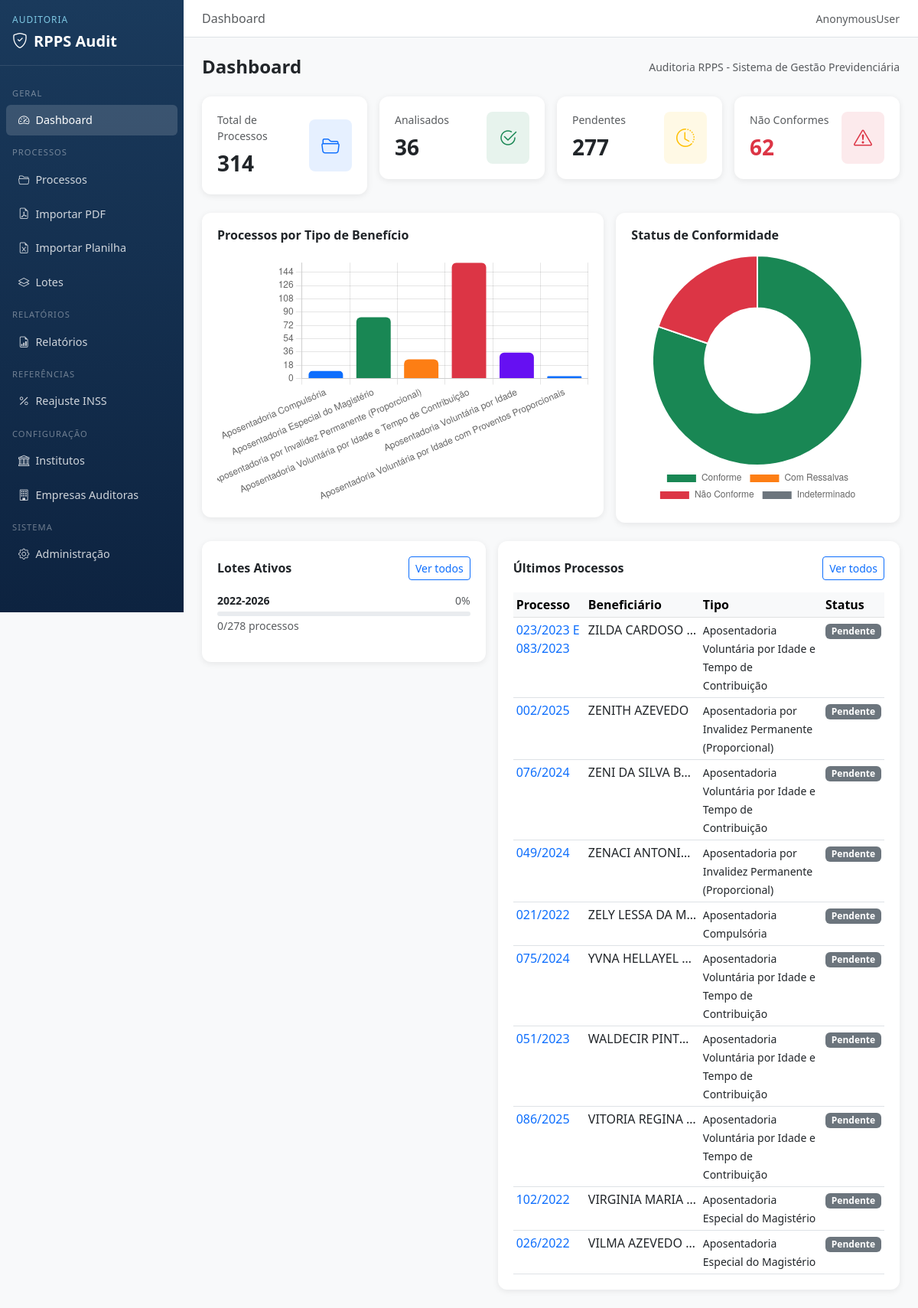
The page / on the database its author committed.
### processos/models.py (models this page shows, shortened)
class Lote(models.Model):
    numero = models.CharField(max_length=50, unique=True, verbose_name='Número do Lote')
    descricao = models.TextField(blank=True, verbose_name='Descrição')
    data_criacao = models.DateTimeField(default=timezone.now, verbose_name='Data de Criação')
    status = models.CharField(max_length=20, choices=StatusLote.choices, default=StatusLote.ABERTO, verbose_name='Status')
    class Meta:
        verbose_name = 'Lote'
        verbose_name_plural = 'Lotes'
        ordering = ['-data_criacao']
    @property
    def total_processos(self):
        return self.processo_set.count()
    @property
    def processos_concluidos(self):
        return self.processo_set.filter(status_processo=StatusProcesso.CONCLUIDO).count()
    @property
    def percentual_conclusao(self):
        total = self.total_processos
        if total == 0:
            return 0
        return round((self.processos_concluidos / total) * 100)

class Processo(models.Model):
    numero = models.CharField(max_length=100, unique=True, verbose_name='Número do Processo')
    beneficiario = models.ForeignKey(Beneficiario, on_delete=models.PROTECT, verbose_name='Beneficiário')
    tipo_beneficio = models.CharField(max_length=50, choices=TipoBeneficio.choices, verbose_name='Tipo de Benefício')
    status_processo = models.CharField(max_length=20, choices=StatusProcesso.choices, default=StatusProcesso.PENDENTE, verbose_name='Status')
    data_concessao = models.DateField(null=True, blank=True, verbose_name='Data de Concessão')
    data_publicacao = models.DateField(null=True, blank=True, verbose_name='Data de Publicação')
    lote = models.ForeignKey(Lote, on_delete=models.SET_NULL, null=True, blank=True, verbose_name='Lote')
    instituto = models.ForeignKey('institutos.Instituto', on_delete=models.SET_NULL, null=True, blank=True, verbose_name='Instituto RPPS')
    observacoes = models.TextField(blank=True, verbose_name='Observações')
    limitacao_tecnica = models.TextField(blank=True, verbose_name='Limitações Técnicas', help_text='Registre aqui a ausência ou insuficiência de documentos essenciais (cf. cláusula 12.4)')
    data_cadastro = models.DateTimeField(default=timezone.now, verbose_name='Data de Cadastro')
    class Meta:
        verbose_name = 'Processo'
        verbose_name_plural = 'Processos'
        ordering = ['-data_cadastro']
    def get_resultado_analise(self):
        resultados = []
        try:
            resultados.append(self.analiseelegibilidade.resultado)
        except Exception:
            pass
        try:
            resultados.append(self.analisecalculo.resultado)
        except Exception:
            pass
        try:
            resultados.append(self.conferenciafolha.resultado)
        except Exception:
            pass
        if not resultados:
            return None
        if 'NAO_CONFORME' in resultados:
            return 'NAO_CONFORME'
        if 'RESSALVAS' in resultados:
            return 'RESSALVAS'
        if all(r == 'CONFORME' for r in resultados):
            return 'CONFORME'
        return 'INDETERMINADO'

class Beneficiario(models.Model):
    nome = models.CharField(max_length=255, verbose_name='Nome Completo')
    cpf = models.CharField(max_length=14, unique=True, verbose_name='CPF')
    matricula = models.CharField(max_length=50, blank=True, verbose_name='Matrícula')
    municipio = models.CharField(max_length=100, blank=True, verbose_name='Município')
    cargo = models.CharField(max_length=200, blank=True, verbose_name='Cargo/Função')
    carreira = models.CharField(max_length=200, blank=True, verbose_name='Carreira')
    class Meta:
        verbose_name = 'Beneficiário'
        verbose_name_plural = 'Beneficiários'
        ordering = ['nome']

### core/views.py (the view)
# urls.py: path('', views.dashboard, name='dashboard'),
def dashboard(request):
    total_processos = Processo.objects.count()
    total_analisados = Processo.objects.filter(status_processo=StatusProcesso.CONCLUIDO).count()
    total_pendentes = Processo.objects.filter(status_processo=StatusProcesso.PENDENTE).count()
    nao_conformes_ids = []
    for p in Processo.objects.all():
        if p.get_resultado_analise() == 'NAO_CONFORME':
            nao_conformes_ids.append(p.id)
    total_nao_conformes = len(nao_conformes_ids)
    tipo_counts = Processo.objects.values('tipo_beneficio').annotate(total=Count('id'))
    tipo_labels = []
    tipo_values = []
    for item in tipo_counts:
        tipo_labels.append(dict(TipoBeneficio.choices).get(item['tipo_beneficio'], item['tipo_beneficio']))
        tipo_values.append(item['total'])
    dados_grafico_beneficio = json.dumps({'labels': tipo_labels, 'values': tipo_values})
    conf_labels = ['Conforme', 'Com Ressalvas', 'Não Conforme', 'Indeterminado']
    conf_values = [0, 0, 0, 0]
    for p in Processo.objects.all():
        r = p.get_resultado_analise()
        if r == 'CONFORME':
            conf_values[0] += 1
        elif r == 'RESSALVAS':
            conf_values[1] += 1
        elif r == 'NAO_CONFORME':
            conf_values[2] += 1
        elif r is None:
            conf_values[3] += 1
    dados_grafico_conformidade = json.dumps({'labels': conf_labels, 'values': conf_values})
    lotes_ativos = Lote.objects.exclude(status='CONCLUIDO')[:5]
    ultimos_processos = Processo.objects.select_related('beneficiario').order_by('-data_cadastro')[:10]
    return render(request, 'core/dashboard.html', {
        'total_processos': total_processos,
        'total_analisados': total_analisados,
        'total_pendentes': total_pendentes,
        'total_nao_conformes': total_nao_conformes,
        'dados_grafico_beneficio': dados_grafico_beneficio,
        'dados_grafico_conformidade': dados_grafico_conformidade,
        'lotes_ativos': lotes_ativos,
        'ultimos_processos': ultimos_processos,
    })

### templates/core/dashboard.html (shortened to what this page needs)
{% extends 'base.html' %}
{% block breadcrumb %}
<li class="breadcrumb-item active">Dashboard</li>
{% endblock %}
{% block content %}
<div class="d-flex justify-content-between align-items-center mb-4">
    <h4 class="mb-0 fw-bold">Dashboard</h4>
    <small class="text-muted">Auditoria RPPS - Sistema de Gestão Previdenciária</small>
</div>
<div class="row g-3 mb-4">
    <div class="col-sm-6 col-xl-3">
        <div class="card card-stat">
            <div class="card-body">
                <div class="d-flex align-items-center justify-content-between">
                    <div>
                        <div class="text-muted small mb-1">Total de Processos</div>
                        <div class="fs-3 fw-bold">{{ total_processos }}</div>
                    </div>
                    <div class="bg-primary bg-opacity-10 rounded-3 p-3">
                        <i class="bi bi-folder2-open text-primary fs-4"></i>
                    </div>
                </div>
            </div>
        </div>
    </div>
    <div class="col-sm-6 col-xl-3">
        <div class="card card-stat">
            <div class="card-body">
                <div class="d-flex align-items-center justify-content-between">
                    <div>
                        <div class="text-muted small mb-1">Analisados</div>
                        <div class="fs-3 fw-bold">{{ total_analisados }}</div>
                    </div>
                    <div class="bg-success bg-opacity-10 rounded-3 p-3">
                        <i class="bi bi-check2-circle text-success fs-4"></i>
                    </div>
                </div>
            </div>
        </div>
    </div>
    <div class="col-sm-6 col-xl-3">
        <div class="card card-stat">
            <div class="card-body">
                <div class="d-flex align-items-center justify-content-between">
                    <div>
                        <div class="text-muted small mb-1">Pendentes</div>
                        <div class="fs-3 fw-bold">{{ total_pendentes }}</div>
                    </div>
                    <div class="bg-warning bg-opacity-10 rounded-3 p-3">
                        <i class="bi bi-clock-history text-warning fs-4"></i>
                    </div>
                </div>
            </div>
        </div>
    </div>
    <div class="col-sm-6 col-xl-3">
        <div class="card card-stat">
            <div class="card-body">
                <div class="d-flex align-items-center justify-content-between">
                    <div>
                        <div class="text-muted small mb-1">Não Conformes</div>
                        <div class="fs-3 fw-bold text-danger">{{ total_nao_conformes }}</div>
                    </div>
                    <div class="bg-danger bg-opacity-10 rounded-3 p-3">
                        <i class="bi bi-exclamation-triangle text-danger fs-4"></i>
                    </div>
                </div>
            </div>
        </div>
    </div>
</div>
<div class="row g-3 mb-4">
    <div class="col-lg-7">
        <div class="card card-stat">
            <div class="card-body">
                <h6 class="card-title fw-semibold mb-3">Processos por Tipo de Benefício</h6>
                <canvas id="graficoBeneficio" height="200"></canvas>
            </div>
        </div>
    </div>
    <div class="col-lg-5">
        <div class="card card-stat">
            <div class="card-body">
                <h6 class="card-title fw-semibold mb-3">Status de Conformidade</h6>
                <canvas id="graficoConformidade" height="200"></canvas>
            </div>
        </div>
    </div>
</div>
<div class="row g-3">
    <div class="col-lg-5">
        <div class="card card-stat">
            <div class="card-body">
                <div class="d-flex justify-content-between align-items-center mb-3">
                    <h6 class="card-title fw-semibold mb-0">Lotes Ativos</h6>
                    <a href="{% url 'processos:lotes' %}" class="btn btn-sm btn-outline-primary">Ver todos</a>
                </div>
                {% if lotes_ativos %}
                    {% for lote in lotes_ativos %}
                    <div class="mb-3">
                        <div class="d-flex justify-content-between align-items-center mb-1">
                            <small class="fw-semibold">{{ lote.numero }}</small>
                            <small class="text-muted">{{ lote.percentual_conclusao }}%</small>
                        </div>
                        <div class="progress" style="height: 6px;">
                        </div>
                        <small class="text-muted">{{ lote.processos_concluidos }}/{{ lote.total_processos }} processos</small>
                    </div>
                    {% endfor %}
                {% else %}
                    <p class="text-muted small">Nenhum lote ativo.</p>
                {% endif %}
            </div>
        </div>
    </div>
    <div class="col-lg-7">
        <div class="card card-stat">
            <div class="card-body">
                <div class="d-flex justify-content-between align-items-center mb-3">
                    <h6 class="card-title fw-semibold mb-0">Últimos Processos</h6>
                    <a href="{% url 'processos:lista' %}" class="btn btn-sm btn-outline-primary">Ver todos</a>
                </div>
                <div class="table-responsive">
                    <table class="table table-sm table-hover mb-0">
                        <thead class="table-light">
                            <tr>
                                <th>Processo</th>
                                <th>Beneficiário</th>
                                <th>Tipo</th>
                                <th>Status</th>
                            </tr>
                        </thead>
                        <tbody>
                            {% for processo in ultimos_processos %}
                            <tr>
                                <td><a href="{% url 'processos:detalhe' processo.pk %}" class="text-decoration-none">{{ processo.numero }}</a></td>
                                <td class="text-truncate" style="max-width: 150px;">{{ processo.beneficiario.nome }}</td>
                                <td><small>{{ processo.get_tipo_beneficio_display }}</small></td>
                                <td>
                                    <span class="badge badge-{{ processo.status_processo|lower }}">
                                        {{ processo.get_status_processo_display }}
                                    </span>
                                </td>
                            </tr>
                            {% empty %}
                            <tr><td colspan="4" class="text-muted text-center py-3">Nenhum processo cadastrado.</td></tr>
                            {% endfor %}
                        </tbody>
                    </table>
                </div>
            </div>
        </div>
    </div>
</div>
{% endblock %}
{% block extra_js %}
<script>
const dadosBeneficio = {{ dados_grafico_beneficio|safe }};
const dadosConformidade = {{ dados_grafico_conformidade|safe }};
new Chart(document.getElementById('graficoBeneficio'), {
    type: 'bar',
    data: {
        labels: dadosBeneficio.labels,
        datasets: [{
            label: 'Processos',
            data: dadosBeneficio.values,
            backgroundColor: ['#0d6efd','#198754','#fd7e14','#dc3545','#6610f2'],
            borderRadius: 6,
        }]
    },
    options: {
        responsive: true,
        plugins: { legend: { display: false } },
        scales: { y: { beginAtZero: true, ticks: { stepSize: 1 } } }
    }
});
new Chart(document.getElementById('graficoConformidade'), {
    type: 'doughnut',
    data: {
        labels: dadosConformidade.labels,
        datasets: [{
            data: dadosConformidade.values,
            backgroundColor: ['#198754','#fd7e14','#dc3545','#6c757d'],
        }]
    },
    options: {
        responsive: true,
        plugins: { legend: { position: 'bottom' } }
    }
});
</script>
{% endblock %}

### templates/base.html (style rules this page uses)
body { background-color: #f8f9fa; }
.badge-pendente { background-color: #6c757d; text-decoration: none; }
.card-stat { border: none; border-radius: 12px; box-shadow: 0 2px 8px rgba(0,0,0,0.08); }
.card-stat .card-body { padding: 1.25rem; }

### rows shown on the page
Lote: numero "2022-2026", percentual_conclusao "0", processos_concluidos "0", total_processos "278"
Processo: numero "023/2023 E 083/2023", beneficiario.nome "ZILDA CARDOSO…", tipo_beneficio "Aposentadoria Voluntária por Idade e Tempo de Contribuição", status_processo "Pendente"
Processo: numero "002/2025", beneficiario.nome "ZENITH AZEVEDO", tipo_beneficio "Aposentadoria por Invalidez Permanente (Proporcional)", status_processo "Pendente"
Processo: numero "076/2024", beneficiario.nome "ZENI DA SILVA B…", tipo_beneficio "Aposentadoria Voluntária por Idade e Tempo de Contribuição", status_processo "Pendente"
Processo: numero "049/2024", beneficiario.nome "ZENACI ANTONI…", tipo_beneficio "Aposentadoria por Invalidez Permanente (Proporcional)", status_processo "Pendente"
Processo: numero "021/2022", beneficiario.nome "ZELY LESSA DA M…", tipo_beneficio "Aposentadoria Compulsória", status_processo "Pendente"
Processo: numero "075/2024", beneficiario.nome "YVNA HELLAYEL…", tipo_beneficio "Aposentadoria Voluntária por Idade e Tempo de Contribuição", status_processo "Pendente"
Processo: numero "051/2023", beneficiario.nome "WALDECIR PINT…", tipo_beneficio "Aposentadoria Voluntária por Idade e Tempo de Contribuição", status_processo "Pendente"
Processo: numero "086/2025", beneficiario.nome "VITORIA REGINA…", tipo_beneficio "Aposentadoria Voluntária por Idade e Tempo de Contribuição", status_processo "Pendente"
Processo: numero "102/2022", beneficiario.nome "VIRGINIA MARIA…", tipo_beneficio "Aposentadoria Especial do Magistério", status_processo "Pendente"
Processo: numero "026/2022", beneficiario.nome "VILMA AZEVEDO…", tipo_beneficio "Aposentadoria Especial do Magistério", status_processo "Pendente"

### other values the page prints
{{ request.user }} "AnonymousUser"
{{ total_processos }} "314"
{{ total_analisados }} "36"
{{ total_pendentes }} "277"
{{ total_nao_conformes }} "62"
